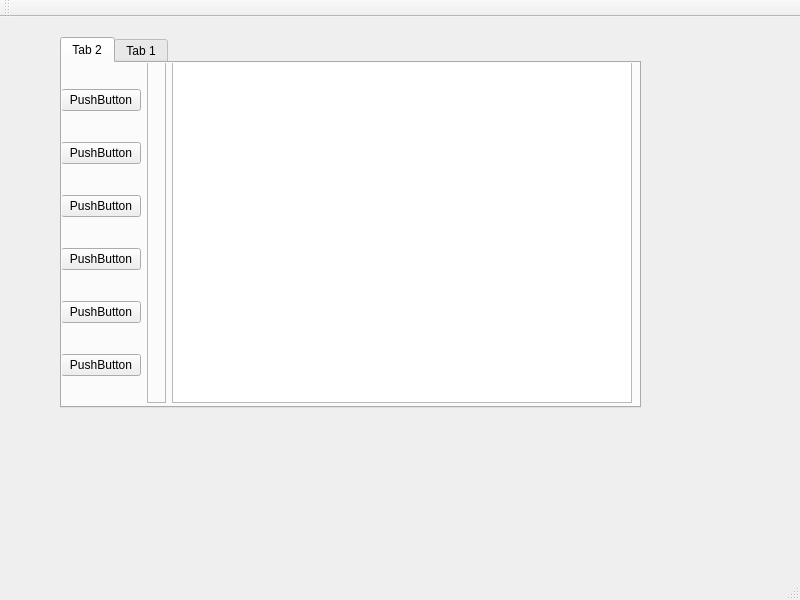
<?xml version="1.0" encoding="UTF-8"?>
<ui version="4.0">
 <class>MainWindow</class>
 <widget class="QMainWindow" name="MainWindow">
  <property name="geometry">
   <rect>
    <x>0</x>
    <y>0</y>
    <width>800</width>
    <height>600</height>
   </rect>
  </property>
  <property name="windowTitle">
   <string>MainWindow</string>
  </property>
  <widget class="QWidget" name="centralwidget">
   <widget class="QTabWidget" name="tabWidget">
    <property name="geometry">
     <rect>
      <x>60</x>
      <y>20</y>
      <width>581</width>
      <height>371</height>
     </rect>
    </property>
    <property name="currentIndex">
     <number>0</number>
    </property>
    <widget class="QWidget" name="tab_2">
     <attribute name="title">
      <string>Tab 2</string>
     </attribute>
     <widget class="QWidget" name="horizontalLayoutWidget">
      <property name="geometry">
       <rect>
        <x>-1</x>
        <y>-1</y>
        <width>571</width>
        <height>341</height>
       </rect>
      </property>
      <layout class="QHBoxLayout" name="horizontalLayout">
       <item>
        <layout class="QVBoxLayout" name="verticalLayout">
         <property name="spacing">
          <number>4</number>
         </property>
         <property name="sizeConstraint">
          <enum>QLayout::SetFixedSize</enum>
         </property>
         <item>
          <widget class="QPushButton" name="pushButton_2">
           <property name="text">
            <string>PushButton</string>
           </property>
          </widget>
         </item>
         <item>
          <widget class="QPushButton" name="pushButton_3">
           <property name="text">
            <string>PushButton</string>
           </property>
          </widget>
         </item>
         <item>
          <widget class="QPushButton" name="pushButton_4">
           <property name="text">
            <string>PushButton</string>
           </property>
          </widget>
         </item>
         <item>
          <widget class="QPushButton" name="pushButton_5">
           <property name="text">
            <string>PushButton</string>
           </property>
          </widget>
         </item>
         <item>
          <widget class="QPushButton" name="pushButton_6">
           <property name="text">
            <string>PushButton</string>
           </property>
          </widget>
         </item>
         <item>
          <widget class="QPushButton" name="pushButton">
           <property name="text">
            <string>PushButton</string>
           </property>
          </widget>
         </item>
        </layout>
       </item>
       <item>
        <layout class="QVBoxLayout" name="verticalLayout_3">
         <item>
          <widget class="QFrame" name="frame">
           <property name="frameShape">
            <enum>QFrame::StyledPanel</enum>
           </property>
           <property name="frameShadow">
            <enum>QFrame::Raised</enum>
           </property>
          </widget>
         </item>
        </layout>
       </item>
       <item>
        <layout class="QVBoxLayout" name="verticalLayout_2">
         <item>
          <widget class="QTableView" name="tableView_2">
           <property name="maximumSize">
            <size>
             <width>460</width>
             <height>16777215</height>
            </size>
           </property>
          </widget>
         </item>
        </layout>
       </item>
      </layout>
     </widget>
    </widget>
    <widget class="QWidget" name="tab">
     <attribute name="title">
      <string>Tab 1</string>
     </attribute>
     <widget class="QWidget" name="gridWidget" native="true">
      <property name="geometry">
       <rect>
        <x>0</x>
        <y>0</y>
        <width>401</width>
        <height>221</height>
       </rect>
      </property>
      <layout class="QGridLayout" name="gridLayout">
       <item row="1" column="1">
        <widget class="QTableView" name="tableView"/>
       </item>
      </layout>
     </widget>
    </widget>
   </widget>
  </widget>
  <widget class="QMenuBar" name="menubar">
   <property name="geometry">
    <rect>
     <x>0</x>
     <y>0</y>
     <width>800</width>
     <height>30</height>
    </rect>
   </property>
  </widget>
  <widget class="QStatusBar" name="statusbar"/>
  <widget class="QToolBar" name="toolBar">
   <property name="windowTitle">
    <string>toolBar</string>
   </property>
   <attribute name="toolBarArea">
    <enum>TopToolBarArea</enum>
   </attribute>
   <attribute name="toolBarBreak">
    <bool>false</bool>
   </attribute>
  </widget>
 </widget>
 <resources/>
 <connections/>
</ui>
